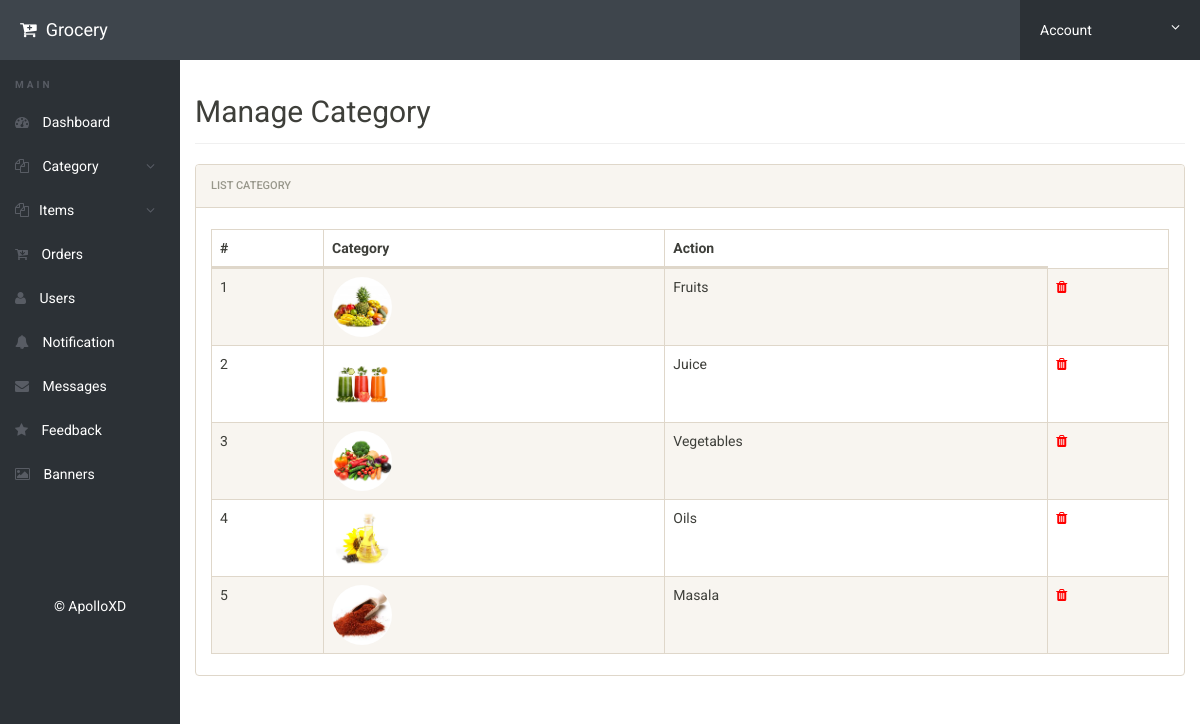
/admin/manage-category.php (signed in), run on the app's committed database.
### tables this page shows
CREATE TABLE `category` (
  `id` int(11) NOT NULL,
  `categry` varchar(100) NOT NULL,
  `cateimg` varchar(500) NOT NULL
);

### admin/manage-category.php (the view, shortened to what this page needs)
<?php
include('includes/config.php');
if(strlen($_SESSION['alogin'])==0)
{
header('location:index.php');
}
else{
?>
<!doctype html>
<html lang="en" class="no-js">
  <head>
    <link rel="stylesheet" href="css/font-awesome.min.css">
    <link rel="stylesheet" href="css/bootstrap.min.css">
    <link rel="stylesheet" href="css/dataTables.bootstrap.min.css">
    <link rel="stylesheet" href="css/bootstrap-social.css">
    <link rel="stylesheet" href="css/bootstrap-select.css">
    <link rel="stylesheet" href="css/fileinput.min.css">
    <link rel="stylesheet" href="css/awesome-bootstrap-checkbox.css">
    <link rel="stylesheet" href="css/style.css">
  </head>
  <body>
    <?php include('includes/header.php');?>
    <div class="ts-main-content">
      <?php include('includes/leftbar.php');?>
      <div class="content-wrapper">
        <div class="container-fluid">
          <div class="row">
            <div class="col-md-12">
              <h2 class="page-title">Manage Category
              </h2>
              <div class="panel panel-default">
                <div class="panel-heading">List Category
                </div>
                <div class="panel-body">
                  <table id="zctb" class="display table table-striped table-bordered table-hover" cellspacing="0" width="100%">
                    <thead>
                      <tr>
                        <th>#
                        </th>
                        <th>Category
                        </th>
                        <th>Action
                        </th>
                      </tr>
                    </thead>
                    <tbody>
                      <?php $sql = "SELECT * from  category ";
$query = $dbh -> prepare($sql);
$query->execute();
$results=$query->fetchAll(PDO::FETCH_OBJ);
$cnt=1;
if($query->rowCount() > 0)
{
foreach($results as $result)
{				?>
                      <tr>
                        <td>
                          <?php echo htmlentities($cnt);?>
                        </td>
						<td>
                          <img style="border-radius:50%;" width="60px" src="itemimg/<?php echo htmlentities($result->cateimg);?>" />
                        </td>
                        <td>
                          <?php echo htmlentities($result->categry);?>
                        </td>
                        <td>
                          <a href="manage-category.php?del=<?php echo $result->id;?>" onclick="return confirm('Do you want to delete');">
                            <i class="fa fa-trash" style="color:red">
                            </i>
                          </a>
                        </td>
                      </tr>
                      <?php $cnt=$cnt+1; }} ?>
                    </tbody>
                  </table>
                </div>
              </div>
            </div>
          </div>
        </div>
      </div>
    </div>
  </body>
</html>
<?php } ?>

### admin/includes/header.php (shortened to what this page needs)
<div class="brand clearfix">
<h4 class="pull-left text-white" style="margin:20px 0px 0px 20px"><i class="fa fa-cart-plus"></i>&nbsp; Grocery</h4>
		<ul class="ts-profile-nav">
			<li class="ts-account">
				<a href="#">Account <i class="fa fa-angle-down hidden-side"></i></a>
			</li>
		</ul>
	</div>

### admin/includes/leftbar.php (shortened to what this page needs)
<nav class="ts-sidebar">
  <ul class="ts-sidebar-menu">
    <li class="ts-label">Main
    </li>
    <li>
      <a href="dashboard.php">
        <i class="fa fa-dashboard">
        </i> Dashboard
      </a>
    </li>
    <li>
      <a href="#">
        <i class="fa fa-files-o">
        </i> Category
      </a>
    </li>
    <li>
      <a href="#">
        <i class="fa fa-files-o">
        </i>Items
      </a>
    </li>
    <li>
      <a href="manage-orders.php">
        <i class="fa fa-cart-arrow-down">
        </i> Orders
      </a>
    </li>
    <li>
      <a href="manage-user.php">
        <i class="fa fa-user">
        </i>  Users
      </a>
    </li>
	<li>
      <a href="notification.php">
        <i class="fa fa-bell">
        </i>  Notification
      </a>
    </li>
	<li>
      <a href="message.php">
        <i class="fa fa-envelope">
        </i>  Messages
      </a>
    </li>
    <li>
      <a href="feedback.php">
        <i class="fa fa-star">
        </i>  Feedback
      </a>
    </li>
    <li>
      <a href="banners.php">
        <i class="fa fa-image">
        </i>  Banners
      </a>
    </li>
  </ul>
  <p class="text-center" style="color:#ffffff; margin-top: 100px;">© ApolloXD
  </p>
</nav>

### admin/css/style.css (style rules this page uses)
html { font-size: 14px; }
@media only screen and (min-width: 480px) { html { font-size: 17px; } }
@media only screen and (min-width: 768px) { html { font-size: 14px; } }
@media only screen and (min-width: 1024px) { p { font-size: 1em; margin-bottom: 1.8em; } }
body { font-size: 1em; }
a { color: #37a6c4; }
.panel { overflow: hidden; }
.text-white, .text-light { color: #fff !important; }
ul, li { margin: 0; padding: 0; list-style: none; }
.page-title { padding-bottom: 15px; margin-bottom: 20px; border-bottom: 1px solid #f0f0f0; }
.brand { background: #3e454c; position: relative; z-index: 3; position: fixed; width: 100%; top: 0; }
.brand .ts-profile-nav { float: right; display: none; }
.brand .ts-profile-nav li { float: left; position: relative; }
.brand .ts-profile-nav li a { display: block; padding: 20px; color: #fff; }
.brand .ts-profile-nav .ts-account .fa-angle-down { float: right; }
.brand .ts-profile-nav .ts-account > a { width: 180px; background: #2c3136; }
@media only screen and (min-width: 992px) { .brand .ts-profile-nav { display: block; } }
.ts-sidebar { background: #2c3136; max-height: 0; transition: max-height 0.3s; overflow: hidden; position: fixed; z-index: 2; width: 100%; bottom: 0; top: 60px; overflow-y: auto; }
@media only screen and (min-width: 992px) { .ts-sidebar { max-height: 100%; bottom: 0; } }
.ts-sidebar-menu .ts-label { color: #585c64; font-weight: bold; padding: 8px 15px; text-transform: uppercase; font-size: 10px; letter-spacing: 3px; margin-top: 10px; }
.ts-sidebar-menu a { display: block; text-decoration: none; padding: 12px 15px; color: #fff; }
.ts-sidebar-menu li { position: relative; }
.ts-sidebar-menu li i { color: #585c64; margin-right: 10px; }
.ts-main-content .content-wrapper { padding-top: 15px; margin-top: 60px; }
@media only screen and (min-width: 992px) { .ts-main-content .ts-sidebar { width: 180px; float: left; } }
@media only screen and (min-width: 992px) { .ts-main-content .content-wrapper { margin-left: 180px; } }

### data on the page
category: cateimg (picture), categry "Fruits"
category: cateimg (picture), categry "Juice"
category: cateimg (picture), categry "Vegetables"
category: cateimg (picture), categry "Oils"
category: cateimg (picture), categry "Masala"
